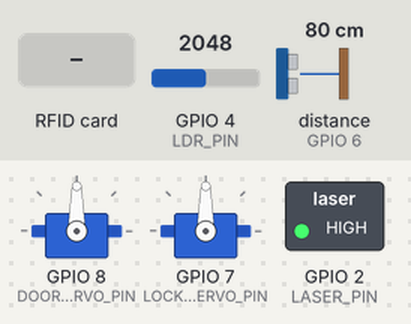
Bench run of a sketch on a simulated ESP32-S3. Parts: 2 × servo, switched loads named in the sketch (green lamp = pin HIGH). Wiring (inferred from the names in the program): ultrasonic range finder: trigger GPIO 5; echo GPIO 6. The inputs (shaded band) are chosen by the test bench; at power-on: distance to the obstacle (sensor on GPIO 6) 80 cm, GPIO 4 (LDR_PIN) = 2048. The echo pulse lasts 58.3 µs per cm; WiFi joins after 1.5 s; servers stay silent unless stated; random numbers use the default seed unless the sketch sets one; no MQTT or app messages arrive unless stated; not simulated (calls return 0 or success): WiFiClientSecure.hh; pins used as bus, display or sensor lines are not drawn; what the sketch prints to the serial monitor is not drawn.

Above: at 2.7 s.
2.8 s: RFID card 17 37 06 D8 held to the reader
At 3.5 s:
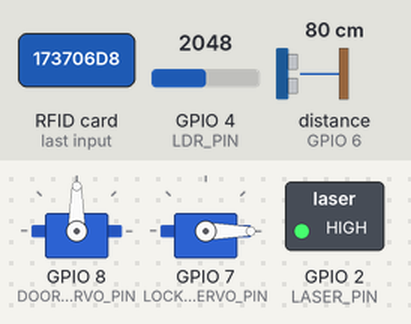
4.3 s: distance to the obstacle (sensor on GPIO 6) set to 27 cm
5.8 s: distance to the obstacle (sensor on GPIO 6) set to 22 cm
At 6.4 s:
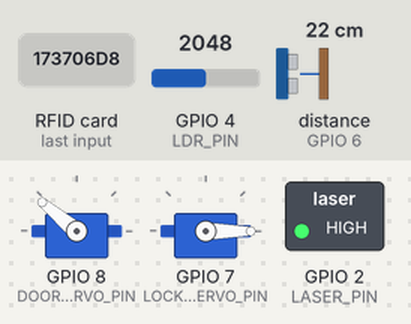
7.3 s: distance to the obstacle (sensor on GPIO 6) set to 35 cm
At 10.0 s:
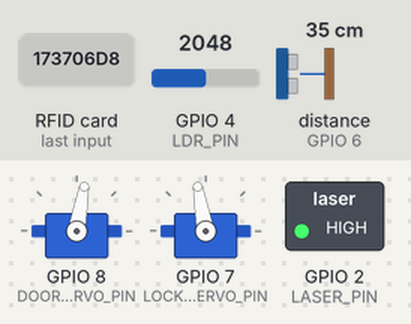
11.8 s: RFID card 1C 0C 0D 22 held to the reader
At 12.8 s:
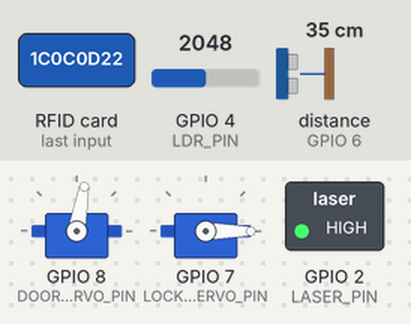
Timing chart, 0 to 23.3 s (numbered marks = the images above; inputs shaded):
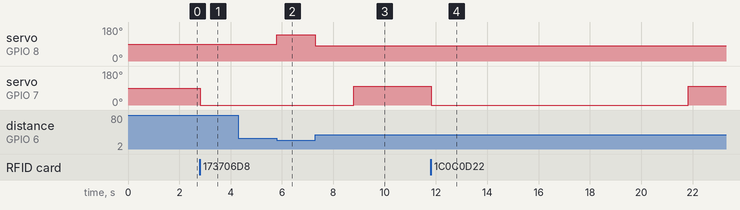

Measured:
- the behaviour switches between 26 and 25 cm on distance to the obstacle (sensor on GPIO 6) (found by bisection; images 1 and 2)
- after the input at 2.8 s, servo on GPIO 7 (LOCK_SERVO_PIN): 90° → 0° at once
- after the input at 4.3 s, every drawn part: stays the same
- after the input at 5.8 s, servo on GPIO 8 (DOOR_SERVO_PIN): 90° → 140° at once
- after the input at 7.3 s, servo on GPIO 8 (DOOR_SERVO_PIN): 140° → 80° at once; servo on GPIO 7 (LOCK_SERVO_PIN): 0° → 100° after 1.5 s
- after the input at 11.8 s, servo on GPIO 7 (LOCK_SERVO_PIN): 100° → 0° at once, → 100° 10.0 s later

The sketch:

with_rfid.ino
```cpp
/*
 * Smart Door Security System (v4 - for Separate Backend)
 *
 * This version uses dedicated MQTT topics (security/door/...) to ensure
 * it does not conflict with any other smart home systems.
 */

// --- Core Device Libraries ---
#include <ESP32Servo.h>
#include <SPI.h>
#include <MFRC522.h>

// --- WiFi and MQTT Libraries ---
#include <WiFi.h>
#include <WiFiClientSecure.hh>
#include <PubSubClient.h>
#include <ArduinoJson.h>

// =========================================================================
// CONFIGURATION
// =========================================================================
const char* WIFI_SSID = "YOUR_WIFI_SSID";
const char* WIFI_PASSWORD = "YOUR_WIFI_PASSWORD";
const char* MQTT_SERVER = "0eda15dddf32497f9ef388722c4eaab7.s1.eu.hivemq.cloud";
const int MQTT_PORT = 8883;
const char* MQTT_USERNAME = "Thanhjash";
const char* MQTT_PASSWORD = "Hunter.j17";

// --- DEDICATED MQTT TOPICS FOR THE SECURITY DOOR ---
const char* MQTT_STATUS_TOPIC = "security/door/status";
const char* MQTT_CONTROL_TOPIC = "security/door/control";

// -- MQTT Certificate --
const char* MQTT_CERTIFICATE = R"EOF(
-----BEGIN CERTIFICATE-----
MIIFPDCCBCSgAwIBAgISBlvO6+BhAYoAodu3Tizj+vEDMA0GCSqGSIb3DQEBCwUA
MDMxCzAJBgNVBAYTAlVTMRYwFAYDVQQKEw1MZXQncyBFbmNyeXB0MQwwCgYDVQQD
EwNSMTEwHhcNMjUwNDIyMjA1OTMwWhcNMjUwNzIxMjA1OTI5WjAfMR0wGwYDVQQD
DBQqLnMxLmV1LmhpdmVtcS5jbG91ZDCCASIwDQYJKoZIhvcNAQEBBQADggEPADCC
AQoCggEBAKVuz2sMPmxx2w/f81/YAEKTbNZMJPk2+ooLFg5hxXvReF+AwIT4XvZ+
MLhSKvFxmghJF+BB9WyhqrcJLGDCP4s6SOLWTYixEoTcaLUviqqn+06kYqDJ6E83
NGsc7T42DlPnzqcZZjPRed9rt4CP3RgeZlWyYZgiD8FoJG9gie8ytihF/FkGZT8T
N4Vkl2vQa3mfBWeeKrcuhcLPxqIWDz/30iYfLtEe5JYYScoCKTXcP9SUStjpR8pD
vfOWdvasOAuBy7yBbx01/4lcQt50hfbhTR/K14/D4rNkuuvU7ktSQnoxVXC8YDwG
zkny10DFt65mVYLNZcBQtOLHHOZGV30CAwEAAaOCAlwwggJYMA4GA1UdDwEB/wQE
AwIFoDAdBgNVHSUEFjAUBggrBgEFBQcDAQYIKwYBBQUHAwIwDAYDVR0TAQH/BAIw
ADAdBgNVHQ4EFgQUgsEjDU35+EWJKBsFxJ0lM0PXMi4wHwYDVR0jBBgwFoAUxc9G
pOr0w8B6bJXELbBeki8m47kwVwYIKwBBQUHAQEESzBJMCIGCCsGAQUFBzABhhZo
dHRwOi8vcjExLm8ubGVuYyIub3JnMCMGCCsGAQUFBzAChhdodHRwOi8vcjExLmku
bGVuYyIub3JnLzAzBgNVHREELDAqghQqLnMxLmV1LmhpdmVtcS5jbG91ZIISczEu
ZXUuaGl2ZW1xLmNsb3VkMBMGA1UdIAQMMAowCAYGZ4EMAQIBMC0GA1UdHwQmMCQw
IqAgoB6GHGh0dHA6Ly9yMTEuYy5sZW5jci5vcmcvNC5jcmwwggEFBgorBgEEAdZ5
AgQCBIH2BIHzAPEAdgAN4fIwK9MNwUBiEgnqVS78R3R8sdfpMO8OQh60fk6qNAAA
AZZfgg0JAAAEAwBHMEUCIQCENUD4FWITFwnyxsOr4D54wR+LUgZyEjwMd+GwHiha
agIgOdeXyofPYtzl2DajwNvR+6XbCikAbbQvZTZ4Eahu2coAdwDM+w9qhXEJZf6V
m1PO6bJ8IumFXA2XjbapflTA/kwNsAAAAZZfghU/AAAEAwBIMEYCIQDu8/zVPYFl
bmd1vt5Fqk0sXJLV+MEFhQH75Kn6jlvtFgIhAOA8DAE1QBWXxmYSyFXw9UvC4EvH
4+VR1cA8merS5vl4MA0GCSqGSIb3DQEBCwUAA4IBAQBVET3hPDZX/protLVPy/vX
4i41k5J3teGokrEMu/TdMN6i/W7555Vsgl1zXj5a1f+4FsQ2Nfh1sDMuz/Djzgxp
M8HMifB5HJTX+slAuElLzlQFCxMVNn3+b4BgpxvwA3srrXGudF3cya0qztg5lNju
y6zAjYfxMQA0uHtCSuxKk033uFkeBv1ui3XWC1JcISbsoF47RVBp/a5O3kBr+j18
k5qL7dWcKWr2S9JctGCH4ezYNmAG9W6w/KoTHH3HJCWrTzziJutY48Rwt4gJcS1s
OSV8OT5pGKVpVnKSSOz4ItIaqis6fdetTiba38lUyzjDNklYL72Ye4Ck+qvjyc33
-----END CERTIFICATE-----
-----BEGIN CERTIFICATE-----
MIIFBjCCAu6gAwIBAgIRAIp9PhPWLzDvI4a9KQdrNPgwDQYJKoZIhvcNAQELBQAw
TzELMAkGA1UEBhMCVVMxKTAnBgNVBAoTIEludGVybmV0IFNlY3VyaXR5IFJlc2Vh
cmNoIEdyb3VwMRUwEwYDVQQDEwxJU1JHIFJvb3QgWDEwHhcNMjQwMzEzMDAwMDAw
WhcNMjcwMzEyMjM1OTU5WjAzMQswCQYDVQQGEwJVUzEWMBQGA1UEChMNTGV0J3Mg
RW5jcnlwdDEMMAoGA1UEAxMDUjExMIIBIjANBgkqhkiGw0BAQEFAAOCAQ8AMIIB
CgKCAQEAuoe8XBsAOcvKCs3UZxD5ATylTqVhyybKUvsVAbe5KPUoHu0nsyQYOWcJ
DAjs4DqwO3cOvfPlOVRBDE6uQdaZdN5R2+97/i1gLcT9t4x1fJyyXJqC4N0lZxG
AGQUmfOx2SLZzaiSqhwmej/+71gFewiVgdtxD4774zEJuwm+UE1fj5F2PVqdnoPy
6cRms+EGZkNIGIBloDcYmpuEMpexsr3E+BUAnSeI++JjF5ZsmydnS8TbKF5pwnnw
SVzgJFDhxLyhBax7QG0AtMJBP6dYuC/FXJuluwme8f7rsIU5/agK70XEeOtlKsLP
Xzze41xNG/cLJyuqC0J3U095ah2H2QIDAQABo4H4MIH1MA4GA1UdDwEB/wQEAwIB
hjAdBgNVHSUEFjAUBggrBgEFBQcDAgYIKwYBBQUHAwEwEgYDVR0TAQH/BAgwBgEB
/wIBADAdBgNVHQ4EFgQUxc9GpOr0w8B6bJXELbBeki8m47kwHwYDVR0jBBgwFoAU
ebRZ5nu25eQBc4AIiMgaWPbpm24wMgYIKwYBBQUHAQEEJjAkMCIGCCsGAQUFBzAC
hhZodHRwOi8veDEuaS5sZW5jci5vcmcvMBMGA1UdIAQMMAowCAYGZ4EMAQIBMCcG
A1UdHwQgMB4wHKAaoBiGFmh0dHA6Ly94MS5jLmxlbmNyLm9yZy8wDQYJKoZIhvcN
AQELBQADggIBAE7iiV0KAxyQOND1H/lxXPjDj7I3iHpvsCUf7b632IYGjukJhM1y
v4Hz/MrPU0jtvfZpQtSlET41yBOykh0FX+ou1Nj4ScOt9ZmWnO8m2OG0JAtIIE38
01S0qcYhyOE2G/93ZCkXufBL713qzXnQv5C/viOykNpKqUgxdKlEC+Hi9i2DcaR1
e9KUwQUZRhy5j/PEdEglKg3l9dtD4tuTm7kZtB8v32oOjzHTYw+7KdzdZiw/sBtn
UfhBPORNuay4pJxmY/WrhSMdzFO2q3Gu3MUBcdo27goYKjL9CTF8j/Zz55yctUoV
aneCWs/ajUX+HypkBTA+c8LGDLnWO2NKq0YD/pnARkAnYGPfUDoHR9gVSp/qRx+Z
WghiDLZsMwhN1zjtSC0uBWiugF3vTNzYIEFfaPG7Ws3jDrAMMYebQ95JQ+HIBD/R
PBuHRTBpqKlyDnkSHDHYPiNX3adPoPAcgdF3H2/W0rmoswMWgTlLn1Wu0mrks7/q
pdWfS6PJ1jty80r2VKsM/Dj3YIDfbjXKdaFU5C+8bhfJGqU3taKauuz0wHVGT3eo
6FlWkWYtbt4pgdamlwVeZEW+LM7qZEJEsMNPrfC03APKmZsJgpWCDWOKZvkZcvjV
uYkQ4omYCTX5ohy+knMjdOmdH9c7SpqEWBDC86fiNex+O0XOMEZSa8DA
-----END CERTIFICATE-----
)EOF";

// =========================================================================
// PIN DEFINITIONS AND DEVICE SETUP
// =========================================================================
const int CUSTOM_MOSI_PIN = 11;
const int CUSTOM_MISO_PIN = 12;
const int CUSTOM_SCK_PIN  = 13;
const int TRIG_PIN = 5;
const int ECHO_PIN = 6;
const int DOOR_SERVO_PIN = 8;
const int LOCK_SERVO_PIN = 7;
const int LASER_PIN = 2;
const int SS_PIN = 10;
const int RST_PIN = 9;
const int LDR_PIN = 4;
const int LOCK_ANGLE_LOCKED = 100;
const int LOCK_ANGLE_UNLOCKED = 0;
const int DOOR_ANGLE_CLOSED = 80;
const int DOOR_ANGLE_OPEN = 140;
const unsigned long UNLOCK_TIMEOUT = 10000;
const unsigned long DOOR_CLOSE_DELAY = 1500;
const unsigned long CLOSING_GRACE_PERIOD = 500;
const int DISTANCE_THRESHOLD = 25;
const int LDR_THRESHOLD = 500;

Servo doorServo;
Servo lockServo;
MFRC522 mfrc522(SS_PIN, RST_PIN);
WiFiClientSecure espClient;
PubSubClient client(espClient);

enum State { LOCKED, UNLOCKED, DOOR_OPEN, CLOSING };
State currentState = LOCKED;
unsigned long stateChangeTime = 0;
unsigned long lastPublishTime = 0;

byte authorizedUID1[4] = {0x17, 0x37, 0x06, 0xD8};
byte authorizedUID2[4] = {0x1C, 0x0C, 0x0D, 0x22};

// Forward declarations
void publishStatus(const char* trigger = nullptr, const char* uid = nullptr);
void setState(State newState, const char* trigger = nullptr, const char* uid = nullptr);

// =========================================================================
// WIFI and MQTT FUNCTIONS
// =========================================================================
void setup_wifi() {
  delay(10);
  Serial.println();
  Serial.print("Connecting to ");
  Serial.println(WIFI_SSID);
  WiFi.begin(WIFI_SSID, WIFI_PASSWORD);
  while (WiFi.status() != WL_CONNECTED) {
    delay(500);
    Serial.print(".");
  }
  Serial.println("\nWiFi connected");
  Serial.print("IP address: ");
  Serial.println(WiFi.localIP());
}

void callback(char* topic, byte* payload, unsigned int length) {
  Serial.print("Message received on topic: ");
  Serial.println(topic);

  StaticJsonDocument<128> doc;
  deserializeJson(doc, payload, length);

  const char* command = doc["command"];

  if (strcmp(command, "UNLOCK") == 0) {
    if (currentState == LOCKED) {
      setState(UNLOCKED, "REMOTE_UNLOCK");
    }
  } else if (strcmp(command, "LOCK") == 0) {
    if (currentState != LOCKED) {
      setState(LOCKED, "REMOTE_LOCK");
    }
  }
}

void reconnect() {
  while (!client.connected()) {
    Serial.print("Attempting MQTT connection...");
    String clientId = "ESP32-SecurityDoor-"; // Unique client ID
    clientId += String(random(0xffff), HEX);
    if (client.connect(clientId.c_str(), MQTT_USERNAME, MQTT_PASSWORD)) {
      Serial.println("connected");
      client.subscribe(MQTT_CONTROL_TOPIC);
      publishStatus("RECONNECT");
    } else {
      Serial.print("failed, rc=");
      Serial.print(client.state());
      Serial.println(" try again in 5 seconds");
      delay(5000);
    }
  }
}

void publishStatus(const char* trigger, const char* uid) {
  if (!client.connected()) return;

  StaticJsonDocument<256> doc;

  String stateStr = "UNKNOWN";
  switch(currentState) {
    case LOCKED:    stateStr = "LOCKED";    break;
    case UNLOCKED:  stateStr = "UNLOCKED";  break;
    case DOOR_OPEN: stateStr = "DOOR_OPEN"; break;
    case CLOSING:   stateStr = "CLOSING";   break;
  }

  doc["state"] = stateStr;
  doc["distance"] = getDistance();
  doc["laserBroken"] = isLaserBeamBroken();
  if (trigger) {
    doc["trigger"] = trigger;
  }
  if (uid) {
    doc["uid"] = uid;
  }

  char buffer[256];
  serializeJson(doc, buffer);
  client.publish(MQTT_STATUS_TOPIC, buffer);
}

// =========================================================================
// SETUP
// =========================================================================
void setup() {
  Serial.begin(115200);
  Serial.println("\nSmart Door Security System Initializing...");

  pinMode(TRIG_PIN, OUTPUT);
  pinMode(ECHO_PIN, INPUT);
  pinMode(LDR_PIN, INPUT);
  pinMode(LASER_PIN, OUTPUT);
  digitalWrite(LASER_PIN, HIGH);
  doorServo.attach(DOOR_SERVO_PIN);
  lockServo.attach(LOCK_SERVO_PIN);
  SPI.begin(CUSTOM_SCK_PIN, CUSTOM_MISO_PIN, CUSTOM_MOSI_PIN, -1);
  mfrc522.PCD_Init();

  setup_wifi();
  espClient.setCACert(MQTT_CERTIFICATE);
  client.setServer(MQTT_SERVER, MQTT_PORT);
  client.setCallback(callback);

  setState(LOCKED, "BOOT");
  Serial.println("System is LOCKED. Please scan a valid card.");
}

// =========================================================================
// MAIN LOOP
// =========================================================================
void loop() {
  if (!client.connected()) reconnect();
  client.loop();

  switch (currentState) {
    case LOCKED:
      if (isCardPresent() && isCardAuthorized()) {
        // isCardAuthorized now calls setState
      }
      break;
    case UNLOCKED:
      if (getDistance() < DISTANCE_THRESHOLD) {
        setState(DOOR_OPEN);
      } else if (millis() - stateChangeTime > UNLOCK_TIMEOUT) {
        setState(LOCKED, "TIMEOUT");
      }
      break;
    case DOOR_OPEN:
      if (!isObstructionDetected()) {
        setState(CLOSING);
      }
      break;
    case CLOSING:
      if (millis() - stateChangeTime > CLOSING_GRACE_PERIOD) {
        if (isObstructionDetected()) {
          setState(DOOR_OPEN, "OBSTRUCTION");
          break;
        }
      }
      if (millis() - stateChangeTime > DOOR_CLOSE_DELAY) {
        setState(LOCKED);
      }
      break;
  }

  if (millis() - lastPublishTime > 30000) { // Publish a heartbeat status every 30s
    publishStatus("HEARTBEAT");
    lastPublishTime = millis();
  }
}

// =========================================================================
// HELPER FUNCTIONS
// =========================================================================
void setState(State newState, const char* trigger, const char* uid) {
  if (currentState == newState) return;

  currentState = newState;
  stateChangeTime = millis();

  switch(currentState) {
    case LOCKED:
      lockServo.write(LOCK_ANGLE_LOCKED);
      doorServo.write(DOOR_ANGLE_CLOSED);
      break;
    case UNLOCKED:
      lockServo.write(LOCK_ANGLE_UNLOCKED);
      break;
    case DOOR_OPEN:
      doorServo.write(DOOR_ANGLE_OPEN);
      break;
    case CLOSING:
      doorServo.write(DOOR_ANGLE_CLOSED);
      break;
  }

  publishStatus(trigger, uid);
}

bool isCardPresent() {
  return mfrc522.PICC_IsNewCardPresent() && mfrc522.PICC_ReadCardSerial();
}

bool isCardAuthorized() {
  String uidStr = "";
  for (byte i = 0; i < mfrc522.uid.size; i++) {
    uidStr += (mfrc522.uid.uidByte[i] < 0x10 ? " 0" : " ");
    uidStr += String(mfrc522.uid.uidByte[i], HEX);
  }
  uidStr.trim();
  uidStr.toUpperCase();

  bool isAuth = (memcmp(mfrc522.uid.uidByte, authorizedUID1, mfrc522.uid.size) == 0 ||
                 memcmp(mfrc522.uid.uidByte, authorizedUID2, mfrc522.uid.size) == 0);

  mfrc522.PICC_HaltA();

  if (isAuth) {
    setState(UNLOCKED, "RFID", uidStr.c_str());
  } else {
    Serial.println("ACCESS DENIED: Unauthorized card.");
  }
  return isAuth;
}

int getDistance() {
  digitalWrite(TRIG_PIN, LOW);
  delayMicroseconds(2);
  digitalWrite(TRIG_PIN, HIGH);
  delayMicroseconds(10);
  digitalWrite(TRIG_PIN, LOW);
  long duration = pulseIn(ECHO_PIN, HIGH, 25000);
  if (duration == 0) return 999;
  return duration * 0.034 / 2;
}

bool isLaserBeamBroken() {
  return analogRead(LDR_PIN) < LDR_THRESHOLD;
}

bool isObstructionDetected() {
  if (getDistance() < DISTANCE_THRESHOLD) return true;
  if (isLaserBeamBroken()) return true;
  return false;
}
```
